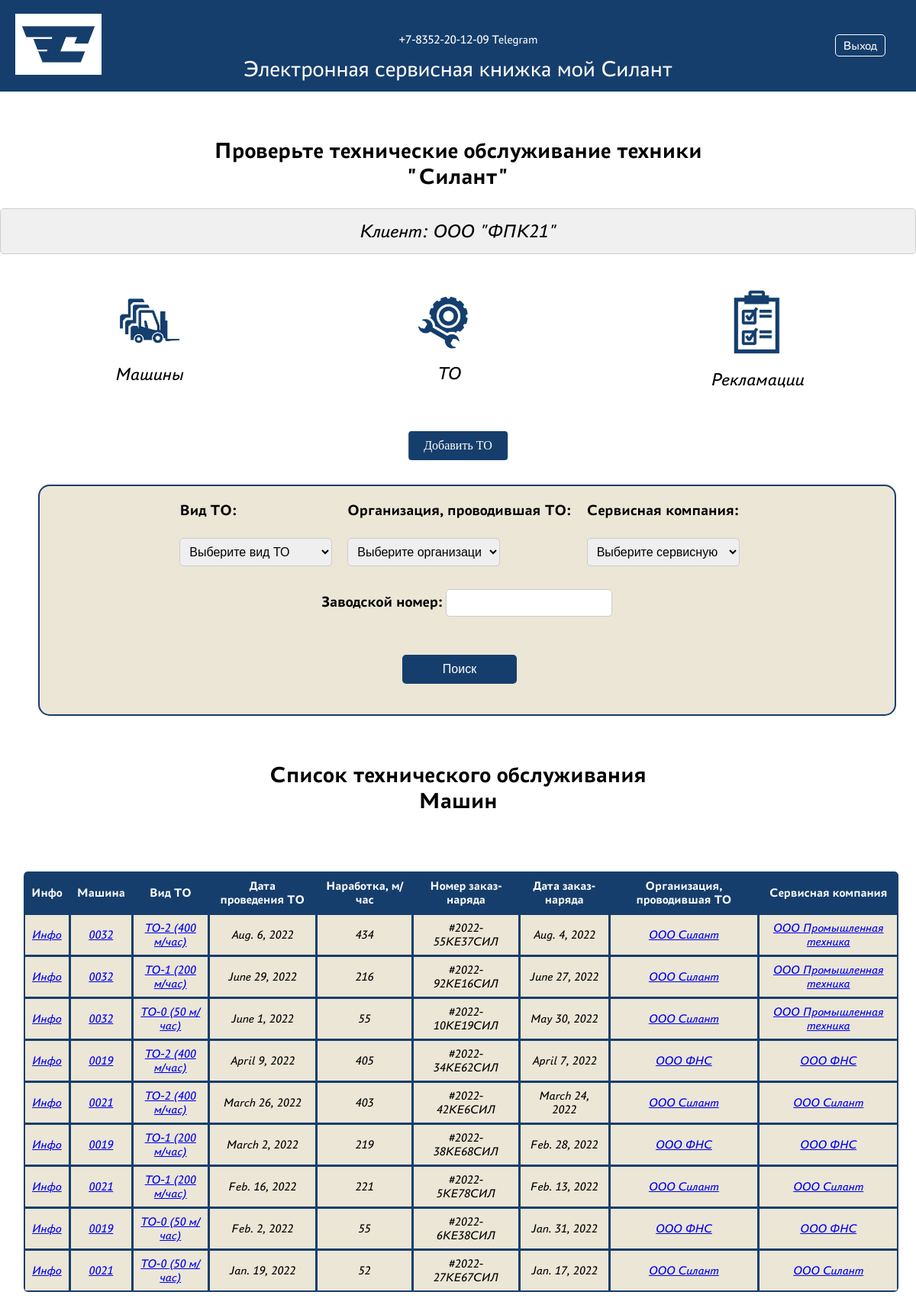
Page /maintenance/ (signed in) on the committed database.
### Silant/silant_app/models.py (models this page shows, shortened)
class Client(models.Model):
    reference_entity = models.ForeignKey(ReferenceEntity, on_delete=models.CASCADE, verbose_name="Название справочника")
    name = models.CharField(max_length=255, verbose_name="Имя клиента")
    description = models.TextField(max_length=255, default="Клиент", verbose_name="Описание")
    user = models.OneToOneField(User, on_delete=models.CASCADE, verbose_name="Пользователь")

class Maintenance(models.Model):
    reference_entity = models.ForeignKey(ReferenceEntity, on_delete=models.CASCADE, verbose_name="Название справочника")
    maintenance_type = models.ForeignKey(MaintenanceType, on_delete=models.CASCADE, verbose_name="Вид ТО")
    maintenance_date = models.DateField(verbose_name="Дата проведения ТО")
    operating_time = models.IntegerField(default=0, verbose_name="Наработка, м/час")
    order_number = models.CharField(max_length=255, verbose_name="Номер заказ-наряда")
    order_date = models.DateField(verbose_name="Дата заказ-наряда")
    maintenance_service = models.ForeignKey(ServiceTO, on_delete=models.CASCADE, verbose_name="Организация, проводившая ТО")
    machine = models.ForeignKey(Machine, on_delete=models.CASCADE, verbose_name="Машина")
    service_department = models.ForeignKey(ServiceDepartment, on_delete=models.CASCADE, verbose_name="Сервисная компания")

class Machine(models.Model):
    reference_entity = models.ForeignKey(ReferenceEntity, on_delete=models.CASCADE, verbose_name="Название")
    model = models.ForeignKey(MachineModel, on_delete=models.CASCADE, verbose_name="Модель техники")
    serial_number = models.CharField(unique=True, max_length=255, verbose_name="Заводской № машины")
    engine_model = models.ForeignKey(EngineModel, on_delete=models.CASCADE, verbose_name="Модель двигателя")
    engine_serial_number = models.CharField(unique=True, max_length=255, verbose_name="Заводской № двигателя")
    transmission_model = models.ForeignKey(TransmissionModel, on_delete=models.CASCADE, verbose_name="Модель трансмиссии")
    transmission_serial_number = models.CharField(unique=True, max_length=255, verbose_name="Заводской № трансмиссии")
    drive_axle_model = models.ForeignKey(DriveAxleModel, on_delete=models.CASCADE, verbose_name="Модель ведущего моста")
    drive_axle_serial_number = models.CharField(max_length=255, verbose_name="Заводской № ведущего моста")
    steer_axle_model = models.ForeignKey(SteerAxleModel, on_delete=models.CASCADE, verbose_name="Модель управляемого моста")
    steer_axle_serial_number = models.CharField(max_length=255, verbose_name="Заводской № управляемого моста")
    delivery_contract = models.CharField(max_length=255, verbose_name="Договор поставки (№, дата)")
    shipment_date = models.DateField(verbose_name="Дата отгрузки с завода")
    client = models.ForeignKey(Client, on_delete=models.CASCADE, verbose_name="Клиент")
    end_user = models.CharField(max_length=255, verbose_name="Грузополучатель (конечный потребитель)")
    shipping_address = models.CharField(max_length=255, verbose_name="Адрес поставки (эксплуатации)")
    configuration = models.TextField(max_length=80, default="Стандарт", verbose_name="Комплектация (доп. опции)")
    service_department = models.ForeignKey(ServiceDepartment, on_delete=models.CASCADE, verbose_name="Сервисная компания")

class MaintenanceType(models.Model):
    reference_entity = models.ForeignKey(ReferenceEntity, on_delete=models.CASCADE, verbose_name="Название справочника")
    name = models.CharField(max_length=255, verbose_name="Вид ТО")
    description = models.TextField(verbose_name="Описание")
    def __str__(self):
        return self.name

class ServiceTO(models.Model):
    reference_entity = models.ForeignKey(ReferenceEntity, on_delete=models.CASCADE, verbose_name="Название справочника")
    name = models.CharField(max_length=255, verbose_name="Название")
    description = models.TextField(max_length=255, default="Организация, проводившая ТО", verbose_name="Описание")
    def __str__(self):
        return self.name

class ServiceDepartment(models.Model):
    reference_entity = models.ForeignKey(ReferenceEntity, on_delete=models.CASCADE, verbose_name="Название справочника")
    name = models.CharField(max_length=255, verbose_name="Название")
    description = models.TextField(max_length=255, default="Сервисная компания", verbose_name="Описание")
    user = models.OneToOneField(User, on_delete=models.CASCADE, verbose_name="Пользователь")
    def __str__(self):
        return self.name

### Silant/silant_app/views.py (the view, shortened to what this page needs)
# urls.py: path('maintenance/', MaintenanceListView.as_view(), name='maintenance-list'),
class MaintenanceListView(ListView):
    model = Maintenance
    template_name = 'maintenance_list.html'
    context_object_name = 'maintenances'
    ordering = ['-maintenance_date']
    def get_queryset(self):
        queryset = super().get_queryset()
        user = self.request.user
        maintenance_type_id = self.request.GET.get('maintenance-type')
        maintenance_service_id = self.request.GET.get('maintenance-service')
        serial_number = self.request.GET.get('serial-number')
        if maintenance_type_id:
            queryset = queryset.filter(maintenance_type_id=maintenance_type_id)
        if maintenance_service_id:
            queryset = queryset.filter(maintenance_service_id=maintenance_service_id)
        if serial_number:
            queryset = queryset.filter(machine__serial_number__icontains=serial_number)
        if user.groups.filter(name='Manager').exists():
            return queryset
        elif user.groups.filter(name='Service').exists():
            if hasattr(user, 'servicedepartment'):
                return queryset.filter(service_department=user.servicedepartment)
            else:
                return Maintenance.objects.none()
        elif user.groups.filter(name='Client').exists():
            return queryset.filter(machine__client=user.client)
        else:
            return Maintenance.objects.none()
    def get_context_data(self, **kwargs):
        context = super().get_context_data(**kwargs)
        user = self.request.user
        maintenance_types = None
        maintenance_services = None
        service_departments = None
        if user.is_authenticated:
            if user.groups.filter(name='Manager').exists():
                maintenance_types = MaintenanceType.objects.all()
                maintenance_services = ServiceTO.objects.all()
                service_departments = ServiceDepartment.objects.all()
            elif user.groups.filter(name='Client').exists():
                client = user.client
                client_machines = Machine.objects.filter(client=client)
                maintenance_services = ServiceTO.objects.filter(maintenance__machine__in=client_machines).distinct()
                maintenance_types = MaintenanceType.objects.filter(maintenance__machine__in=client_machines).distinct()
                service_departments = ServiceDepartment.objects.filter(maintenance__machine__in=client_machines).distinct()
        context['maintenance_types'] = maintenance_types
        context['maintenance_services'] = maintenance_services
        context['service_departments'] = service_departments
        if not context['maintenances']:
            context['search_message'] = "Данное ТО не найдено"
        return context

### Silant/templates/maintenance_list.html (shortened to what this page needs)
{% extends 'flatpages/baseheader.html' %}
{% load static %}
{% block content %}
    <link rel="stylesheet" type="text/css" href="{% static 'css/styles.css' %}">
    <div class="comp">
        <h2 class="Text-comp">Проверьте технические обслуживание техники <br/> "Силант"</h2>
    </div>
    <div class="user-info">
        {% if user.is_authenticated %}
            {% if user.groups.all %}
                {% for group in user.groups.all %}
                    {% if group.name == "Manager" %}
                        <p>Менеджер: {{ user.username }}</p>
                    {% elif group.name == "Service" %}
                        <p>Сервис: {{ user.servicedepartment.name }}</p>
                    {% elif group.name == "Client" %}
                        <p>Клиент: {{ user.client.name }}</p>
                    {% endif %}
                {% endfor %}
            {% endif %}
        {% endif %}
    </div>
    {% if user.is_authenticated %}
    <div class="navigation-links">
        <a href="{% url 'machine-list' %}">
            <img src="{% static 'images/machine.jpg' %}" alt="Машины">
            <p>Машины</p>
        </a>
        <a href="{% url 'maintenance-list' %}">
            <img src="{% static 'images/to.jpg' %}" alt="ТО">
            <p>ТО</p>
        </a>
        <a href="{% url 'reclamation-list' %}">
            <img src="{% static 'images/rec.jpg' %}" alt="Рекламации">
            <p>Рекламации</p>
        </a>
    </div>
    {% endif %}
    <div class="add-machine-container">
        {% if user.is_authenticated %}
        {% if 'Manager' in user.groups.all|join:", " or 'Client' in user.groups.all|join:", " or 'Service' in user.groups.all|join:", " %}
                <a href="{% url 'maintenance-create' %}" class="add-machine-button">Добавить ТО</a>
            {% endif %}
        {% endif %}
    </div>
    {% if user.is_authenticated %}
    <div class="search-container-max">
        <form action="" method="GET" class="search-form-max">
            <div class="search-item-row">
                <div class="search-item-max">
                    <label for="maintenance-type">Вид ТО:</label>
                    <select name="maintenance-type" id="maintenance-type">
                        <option value="">Выберите вид ТО</option>
                    </select>
                </div>
                <div class="search-item-max">
                    <label for="maintenance-service">Организация, проводившая ТО:</label>
                    <select name="maintenance-service" id="maintenance-service">
                        <option value="">Выберите организацию</option>
                    </select>
                </div>
                <div class="search-item-max">
                    <label for="service-department">Сервисная компания:</label>
                    <select name="service-department" id="service-department">
                        <option value="">Выберите сервисную компанию</option>
                    </select>
                </div>
                </div>
                <div class="search-item-single">
                    <label for="serial-number">Заводской номер:</label>
                    <input type="text" id="serial-number" name="serial-number">
                </div>
                <div class="search-item-max search-item-button">
                    <input type="submit" value="Поиск">
                </div>
            </form>
        </div>
        {% endif %}
    <div class="comp">
        <h2 class="Text-comp">Список технического обслуживания<br/> Машин</h2>
    </div>
    <div id="search-results">
        <div class="table-container">
        <table border="1" id="maintenance-table">
            <thead>
                <tr>
                    <th>Инфо</th>
                    <th>Машина</th>
                    <th>Вид ТО</th>
                    <th>Дата проведения ТО</th>
                    <th>Наработка, м/час</th>
                    <th>Номер заказ-наряда</th>
                    <th>Дата заказ-наряда</th>
                    <th>Организация, проводившая ТО</th>
                    <th>Сервисная компания</th>
                </tr>
            </thead>
            <tbody>
                {% for maintenance in maintenances %}
                    <tr>
                        {% if user.is_authenticated %}
                        <td><a href="{% url 'maintenance-detail' pk=maintenance.pk %}">Инфо</a></td>
                        <td><a href="{% url 'machine-detail' pk=maintenance.machine.pk %}">{{ maintenance.machine.serial_number }}</a></td>
                        <td><a href="{% url 'typeto' pk=maintenance.maintenance_type.pk %}"> {{ maintenance.maintenance_type }}</a></td>
                        <td>{{ maintenance.maintenance_date }}</td>
                        <td>{{ maintenance.operating_time }}</td>
                        <td>{{ maintenance.order_number }}</td>
                        <td>{{ maintenance.order_date }}</td>
                        <td><a href="{% url 'service-to' pk=maintenance.maintenance_service.pk %}">{{ maintenance.maintenance_service }}</a></td>
                        <td><a href="{% url 'service-dep' pk=maintenance.service_department.pk %}">{{ maintenance.service_department }}</a></td>
                    </tr>
                    {% endif %}
                {% endfor %}
            </tbody>
        </table>
        </div>
    </div>
{% endblock %}

### Silant/static/css/styles.css (style rules this page uses)
body { width: 100%; margin: 0; padding: 0; }
.table-container { overflow-x: auto; max-width: 100%; margin: 0 auto; padding: 20px; box-sizing: border-box; position: relative; border-radius: 15px; }
.table-container::after { content: ''; position: absolute; bottom: 0; left: 0; width: 100%; height: 10px; background: linear-gradient(to bottom, rgba(255, 255, 255, 0), #fff); }
table { border-radius: 7px; margin-left: 10px; max-width: 99%; margin-top: 30px; width: 100%; border-collapse: collapse; overflow: hidden; }
th, td { text-align: center; font-family: Astra-ital; padding: 8px; border-bottom: 3px solid #163E6C; border: 3px solid #163E6C; background-color: #EBE6D6; }
th { font-family: Astra-bold; background-color: #163E6C; color: white; text-align: center; }
.comp { font-family: Astra-bold; margin-top: 60px; text-align: center; }
.Text-comp { font-size: 30px; }
.user-info { font-family: Astra-ital; text-align: center; font-size: 25px; margin-top: 20px; padding: 10px; background-color: #f0f0f0; border: 1px solid #ccc; border-radius: 5px; }
.user-info p { margin: 5px 0; }
.navigation-links { display: flex; justify-content: space-around; align-items: center; margin-top: 40px; }
.navigation-links a { text-align: center; text-decoration: none; color: black; }
.navigation-links a img { width: 100px; height: auto; }
.navigation-links a p { font-family: Astra-ital; margin-top: 5px; font-size: 24px; }
.search-container-max { border-radius: 15px; margin-left: 50px; max-width: 90%; margin-top: 30px; padding: 20px; background-color:#EBE6D6; display: flex; flex-wrap: wrap; justify-content: center; border: 2px solid #163E6C; }
.search-container-max .search-form-max { display: flex; flex-direction: column; }
.search-container-max .search-item-row { display: flex; flex-wrap: wrap; }
.search-container-max .search-item-max { display: flex; flex-direction: column; margin-right: 20px; margin-bottom: 20px; }
.search-container-max label { font-family: Astra-bold; font-size: 20px; font-weight: bold; margin-bottom: 5px; }
.search-container-max select { margin-top: 20px; width: 200px; padding: 8px; border: 1px solid #ccc; border-radius: 5px; font-size: 16px; }
.search-container-max option { font-family: Astra-ital; }
.search-container-max input[type="text"] { font-family: Astra-ital; width: 200px; padding: 8px; border: 1px solid #ccc; border-radius: 5px; font-size: 16px; }
.search-container-max input[type="submit"] { margin: 50px auto 0 auto; padding: 10px 15px; width: 150px; max-width: 150px; background-color:#163E6C; color: white; border: none; border-radius: 5px; cursor: pointer; font-size: 16px; }
.search-container-max .search-item-single { text-align: center; align-items: center; margin-top: 10px; }
.add-machine-container { text-align: center; margin-top: 0px; margin-bottom: 100px; }
.add-machine-button { margin-top: 30px; display: inline-block; padding: 10px 20px; background-color: #163E6C; color: white; text-align: center; text-decoration: none; font-size: 16px; border: none; border-radius: 4px; cursor: pointer; position: absolute; left: 50%; transform: translateX(-50%); }

### rows in the picture
Maintenance: machine.serial_number "0032", maintenance_type "ТО-2 (400 м/час)", maintenance_date "Aug. 6, 2022", operating_time "434", order_number "#2022-55КЕ37СИЛ", order_date "Aug. 4, 2022", maintenance_service "ООО Силант", service_department "ООО Промышленная техника"
Maintenance: machine.serial_number "0032", maintenance_type "ТО-1 (200 м/час)", maintenance_date "June 29, 2022", operating_time "216", order_number "#2022-92КЕ16СИЛ", order_date "June 27, 2022", maintenance_service "ООО Силант", service_department "ООО Промышленная техника"
Maintenance: machine.serial_number "0032", maintenance_type "ТО-0 (50 м/час)", maintenance_date "June 1, 2022", operating_time "55", order_number "#2022-10КЕ19СИЛ", order_date "May 30, 2022", maintenance_service "ООО Силант", service_department "ООО Промышленная техника"
Maintenance: machine.serial_number "0019", maintenance_type "ТО-2 (400 м/час)", maintenance_date "April 9, 2022", operating_time "405", order_number "#2022-34КЕ62СИЛ", order_date "April 7, 2022", maintenance_service "ООО ФНС", service_department "ООО ФНС"
Maintenance: machine.serial_number "0021", maintenance_type "ТО-2 (400 м/час)", maintenance_date "March 26, 2022", operating_time "403", order_number "#2022-42КЕ6СИЛ", order_date "March 24, 2022", maintenance_service "ООО Силант", service_department "ООО Силант"
Maintenance: machine.serial_number "0019", maintenance_type "ТО-1 (200 м/час)", maintenance_date "March 2, 2022", operating_time "219", order_number "#2022-38КЕ68СИЛ", order_date "Feb. 28, 2022", maintenance_service "ООО ФНС", service_department "ООО ФНС"
Maintenance: machine.serial_number "0021", maintenance_type "ТО-1 (200 м/час)", maintenance_date "Feb. 16, 2022", operating_time "221", order_number "#2022-5КЕ78СИЛ", order_date "Feb. 13, 2022", maintenance_service "ООО Силант", service_department "ООО Силант"
Maintenance: machine.serial_number "0019", maintenance_type "ТО-0 (50 м/час)", maintenance_date "Feb. 2, 2022", operating_time "55", order_number "#2022-6КЕ38СИЛ", order_date "Jan. 31, 2022", maintenance_service "ООО ФНС", service_department "ООО ФНС"
Maintenance: machine.serial_number "0021", maintenance_type "ТО-0 (50 м/час)", maintenance_date "Jan. 19, 2022", operating_time "52", order_number "#2022-27КЕ67СИЛ", order_date "Jan. 17, 2022", maintenance_service "ООО Силант", service_department "ООО Силант"

### other values in the picture
{{ user.client.name }} "ООО \"ФПК21\""
